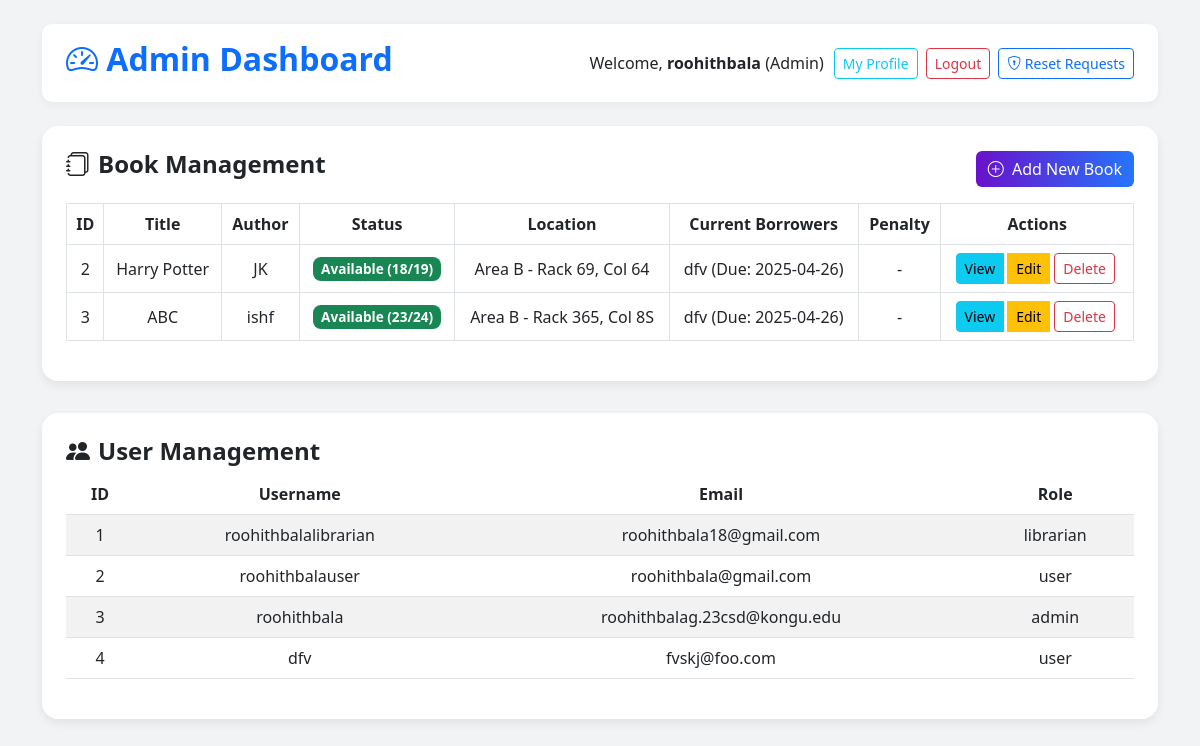
Page /admin (signed in) on the earlier database version.
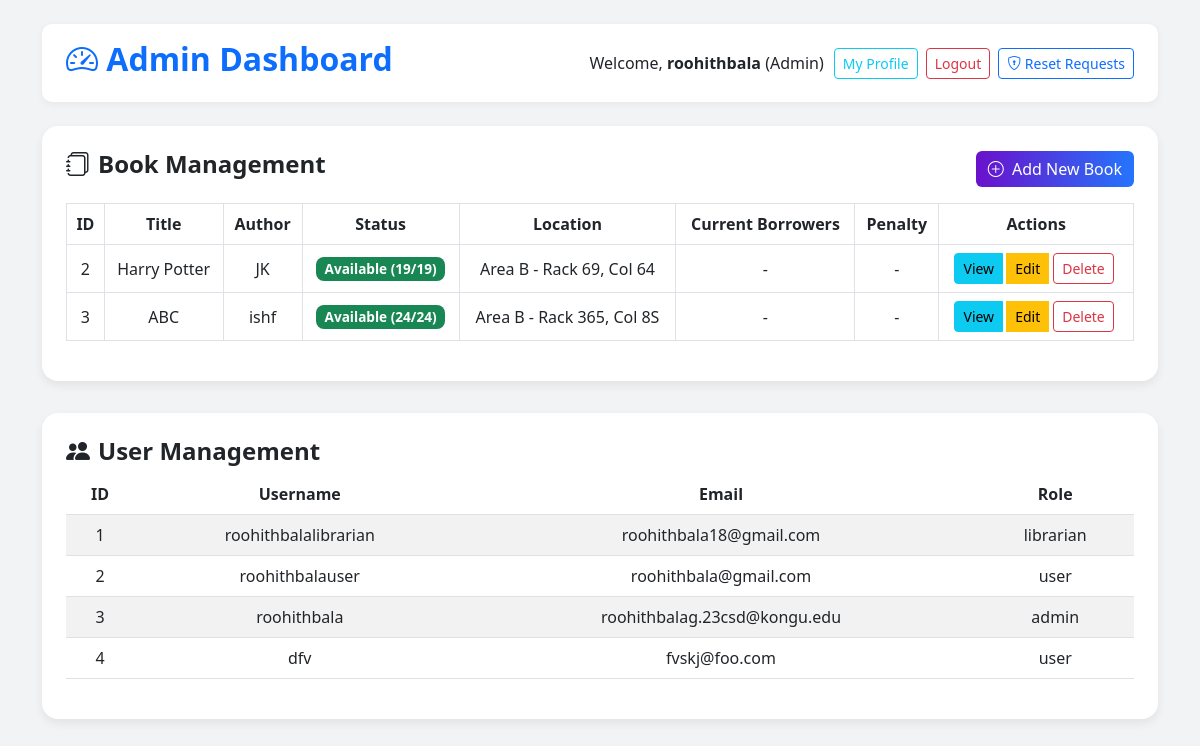
Same page on the later database version.
### tables this page shows
CREATE TABLE books (
            id INTEGER PRIMARY KEY AUTOINCREMENT,
            title TEXT NOT NULL,
            author TEXT NOT NULL,
            category TEXT NOT NULL,
            publication_year INTEGER,
            isbn TEXT UNIQUE NOT NULL,
            added_by TEXT,
            main_area TEXT,
            rack_no TEXT,
            column_no TEXT,
            total_copies INTEGER DEFAULT 1,
            available_copies INTEGER DEFAULT 1
        );

### app.py (the view)
@app.route("/admin")
def admin_dashboard():
    if "user_id" not in session or session.get("role") != "admin":
        flash("Access Denied! Only Admins can access this page.", "danger")
        return redirect(url_for("home"))
    with get_db_connection() as conn:
        books = conn.execute("""
            SELECT b.*,
                   COUNT(DISTINCT bc.copy_id) as total_copies,
                   SUM(CASE WHEN bc.status = 'Available' THEN 1 ELSE 0 END) as available_copies,
                   GROUP_CONCAT(DISTINCT
                       CASE WHEN bc.status = 'Taken'
                       THEN u.username || ' (Due: ' || bc.due_date ||
                            CASE WHEN date(bc.due_date) < date('now')
                                 THEN ', Overdue)' ELSE ')' END
                       END) as current_borrowers,
                   MAX(CASE WHEN bc.status = 'Taken' THEN bc.penalty ELSE 0 END) as max_penalty
            FROM books b
            LEFT JOIN book_copies bc ON b.id = bc.book_id
            LEFT JOIN users u ON bc.borrowed_by = u.id
            GROUP BY b.id
        """).fetchall()
        users = conn.execute("""
            SELECT u.*,
                   COUNT(DISTINCT bc.copy_id) as borrowed_books,
                   SUM(bc.penalty) as total_penalties
            FROM users u
            LEFT JOIN book_copies bc ON u.id = bc.borrowed_by
            GROUP BY u.id
        """).fetchall()
    return render_template("admin_dashboard.html", books=books, users=users)

### app.py (called while the page is built)
def get_db_connection():
    conn = sqlite3.connect(DATABASE)
    conn.row_factory = sqlite3.Row
    return conn

### templates/admin_dashboard.html (shortened to what this page needs)
<!DOCTYPE html>
<html lang="en">
<head>
  <link href="https://cdn.jsdelivr.net/npm/bootstrap@5.3.0/dist/css/bootstrap.min.css" rel="stylesheet">
  <link href="https://cdn.jsdelivr.net/npm/bootstrap-icons@1.10.5/font/bootstrap-icons.css" rel="stylesheet">
</head>
<body class="container py-4">
  <header class="d-flex justify-content-between align-items-center mb-4">
    <h2 class="text-primary"><i class="bi bi-speedometer2"></i> Admin Dashboard</h2>
    <nav class="d-flex align-items-center">
      <span>Welcome, <strong>{{ session["username"] }}</strong> (Admin)</span>
      <a href="{{ url_for('profile') }}" class="btn btn-outline-info btn-sm me-2">My Profile</a>
      <a href="{{ url_for('logout') }}" class="btn btn-outline-danger btn-sm me-2">Logout</a>
      <a href="{{ url_for('password_reset_requests') }}" class="btn btn-outline-primary btn-sm position-relative">
        <i class="bi bi-shield-lock"></i> Reset Requests
      </a>
    </nav>
  </header>
  <div class="card p-4">
    <div class="d-flex justify-content-between align-items-center mb-3">
      <h4><i class="bi bi-journals me-2"></i>Book Management</h4>
      <a href="{{ url_for('add_book_route') }}" class="btn btn-success">
        <i class="bi bi-plus-circle me-1"></i> Add New Book
      </a>
    </div>
    <div class="table-responsive">
      <table class="table table-bordered table-hover align-middle">
        <thead class="text-center">
          <tr>
            <th>ID</th>
            <th>Title</th>
            <th>Author</th>
            <th>Status</th>
            <th>Location</th>
            <th>Current Borrowers</th>
            <th>Penalty</th>
            <th>Actions</th>
          </tr>
        </thead>
        <tbody class="text-center">
          {% for book in books %}
          <tr>
            <td>{{ book.id }}</td>
            <td>{{ book.title }}</td>
            <td>{{ book.author }}</td>
            <td>
              <span class="badge {% if book.available_copies > 0 %}bg-success{% else %}bg-danger{% endif %}">
                {{ "Available" if book.available_copies > 0 else "Taken" }}
                ({{ book.available_copies }}/{{ book.total_copies }})
              </span>
            </td>
            <td>{{ book.main_area }} - Rack {{ book.rack_no }}, Col {{ book.column_no }}</td>
            <td>{{ book.current_borrowers or "-" }}</td>
            <td>
              {% if book.max_penalty > 0 %}
                <span class="text-danger">₹{{ "%.2f"|format(book.max_penalty) }}</span>
              {% else %}
                -
              {% endif %}
            </td>
            <td>
              <div class="btn-group">
                <a href="{{ url_for('view_book', book_id=book.id) }}" class="btn btn-info btn-sm">View</a>
                <a href="{{ url_for('update_book_route', book_id=book.id) }}" class="btn btn-warning btn-sm">Edit</a>
                <form method="POST"
                      action="{{ url_for('delete_book_route', book_id=book.id) }}"
                      class="d-inline"
                      onsubmit="return confirm('Are you sure you want to delete this book?');">
                  <button type="submit" class="btn btn-outline-danger btn-sm">Delete</button>
                </form>
              </div>
            </td>
          </tr>
          {% endfor %}
        </tbody>
      </table>
    </div>
  </div>
  <div class="card p-4">
    <h4><i class="bi bi-people-fill me-2"></i>User Management</h4>
    <div class="table-responsive">
      <table class="table table-striped table-hover align-middle">
        <thead class="text-center">
          <tr>
            <th>ID</th>
            <th>Username</th>
            <th>Email</th>
            <th>Role</th>
          </tr>
        </thead>
        <tbody class="text-center">
          {% for user in users %}
          <tr>
            <td>{{ user.id }}</td>
            <td>{{ user.username }}</td>
            <td>{{ user.email }}</td>
            <td>{{ user.role }}</td>
          </tr>
          {% endfor %}
        </tbody>
      </table>
    </div>
  </div>
</body>
</html>

Differences in the rows shown:
changed books "Harry Potter": available_copies "18" → "19"; current_borrowers "dfv (Due: 2025-04-26)" → "-"
changed books "ABC": available_copies "23" → "24"; current_borrowers "dfv (Due: 2025-04-26)" → "-"
